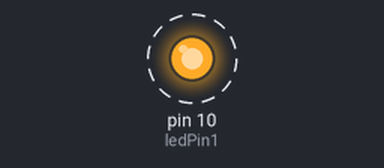
The sketch below on a simulated Arduino Uno, built with avr-gcc and run on an emulated ATmega328P. On the bench: output pins drawn as LEDs (lit = HIGH). Dashed ring = blinking. What the sketch prints to the serial monitor is not drawn.

Above: at 0.5 s.
Timing chart, 0 to 4.6 s (numbered marks = the images above):
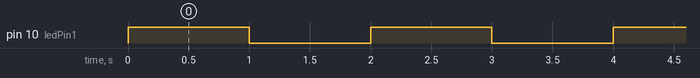

The sketch:

flashing_light.ino
```cpp
const int ledPin1 = 10;

void setup() {
  // put your setup code here, to run once:
  Serial.begin(9600);
  pinMode(ledPin1, OUTPUT);
}

void loop() {
  // put your main code here, to run repeatedly:
  digitalWrite(ledPin1, HIGH);
  Serial.println("The LED is on!");
  delay(1000);
  digitalWrite(ledPin1, LOW);
  Serial.println("The LED is off!");
  delay(1000);
}
```

Measured:
- by itself, pin 10 (ledPin1): alternates HIGH for 1.0 s and LOW for 1.0 s
